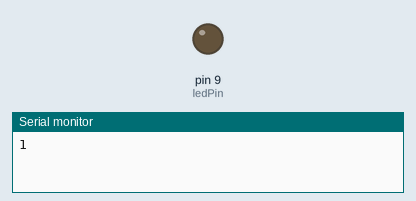
Simulated run of this sketch. Board: Arduino Uno, built with avr-gcc and run on an emulated ATmega328P. On the bench: output pins drawn as LEDs (lit = HIGH), the last lines printed to the serial monitor.

Above: at 0.05 s.
At 5.95 s:
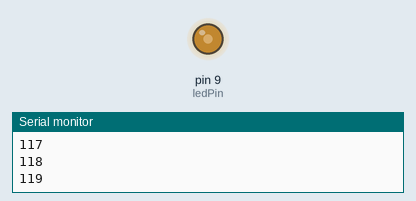
At 11.85 s:
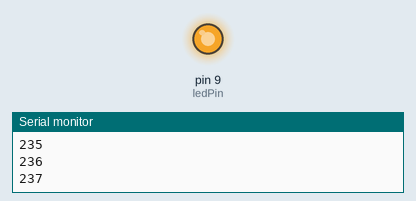
At 23.65 s:
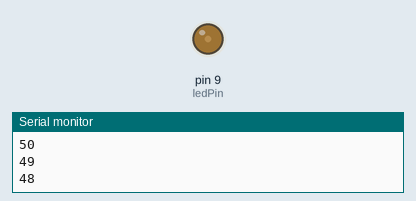
Timing chart, 0 to 34.6 s (numbered marks = the images above):
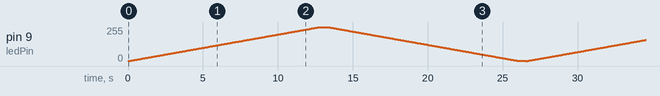

The sketch:

fadeupndown.ino
```cpp
const int ledPin = 9;

int fadeValue = 0;

int fadeIncrement = 1;

void setup() {
  // put your setup code here, to run once:
  Serial.begin(9600);

}

void loop() {
  // put your main code here, to run repeatedly:

  analogWrite(ledPin, fadeValue);

  fadeValue = fadeValue + fadeIncrement;

  if (fadeValue == 0 || fadeValue == 255) {
    delay(500);
    fadeIncrement = fadeIncrement * -1;
  }

  Serial.println(fadeValue);

  delay(50);
  //fadeValue = fadeValue % 255;

}
```
